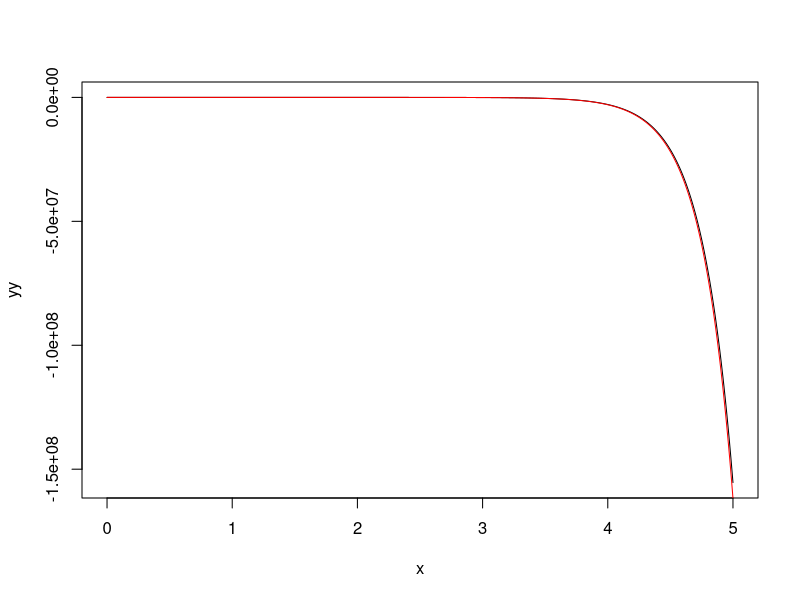

Recreate this plot in R.
#Resolver la ecuación diferencial:
#
# y"- 5y'+ 4y = 0
#
# x2' = 5x2 - 4x1(t-1)
# x1' = x2
# con valore inicial (0,1)
#
# y(x) = -exp(4*x)/3 + 4*exp(x)/3
#
x1 = 0
del1 = .001
x2 = 5

x = seq(x1,x2,del1)
n = length(x)

y = matrix(rep(0, 2*n), ncol=2)

y1 = c(0,1)
y[1,] = y1

A = matrix(c(5,1, -4, 0), ncol=2)

for (i in 2:n){
  y2 = y1 + del1*(A %*% y1)
  y[i,] = y2
  y1 = y2
}

yy = y[,2]
plot(x,yy, type='l')

y = -exp(4*x)/3 + 4*exp(x)/3

points(x,y, type='l', col='red')
